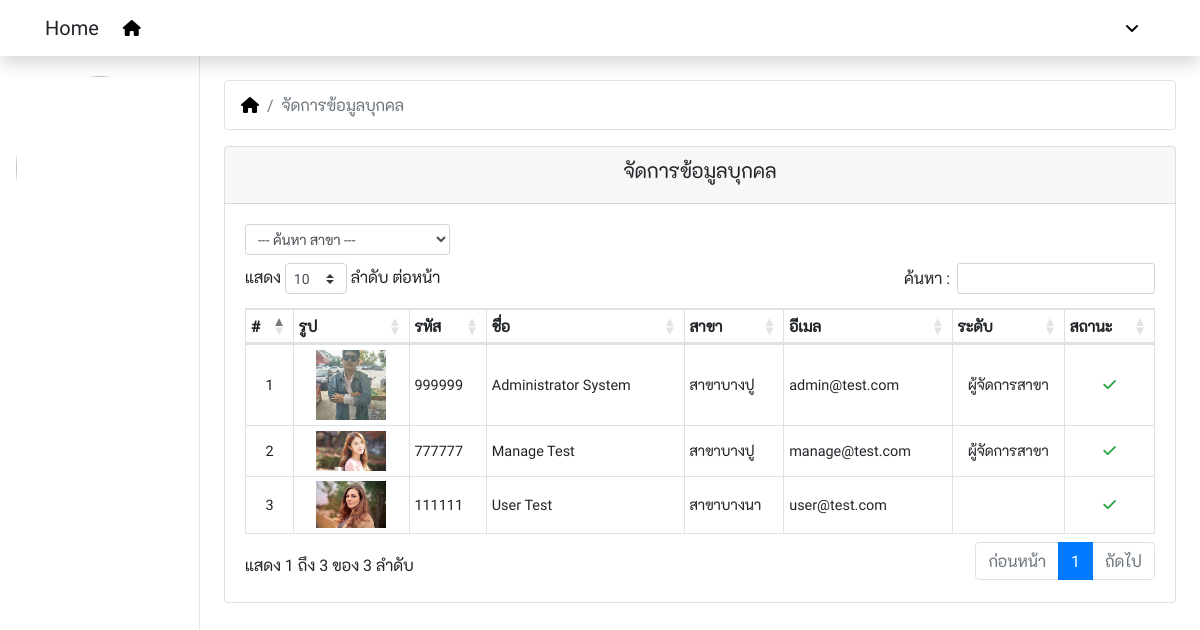
The page /users.php on the database its author committed.
### tables this page shows
CREATE TABLE `ex_user` (
  `user_id` int(11) NOT NULL,
  `user_code` varchar(20) NOT NULL,
  `user_name` varchar(100) NOT NULL,
  `user_surname` varchar(100) NOT NULL,
  `user_picture` varchar(20) NOT NULL,
  `user_nickname` varchar(50) NOT NULL,
  `dep_id` int(11) NOT NULL,
  `user_email` varchar(100) NOT NULL,
  `user_telephone` varchar(50) NOT NULL,
  `user_mobile` varchar(50) NOT NULL,
  `user_line` varchar(50) NOT NULL,
  `user_level` int(11) NOT NULL DEFAULT '1',
  `user_status` int(1) NOT NULL DEFAULT '1',
  `user_create` varchar(50) NOT NULL,
  `user_update` timestamp NOT NULL DEFAULT CURRENT_TIMESTAMP ON UPDATE CURRENT_TIMESTAMP
);

CREATE TABLE `ex_login` (
  `login_id` int(11) NOT NULL,
  `user_code` varchar(20) NOT NULL,
  `user_username` varchar(50) NOT NULL,
  `user_password` varchar(100) NOT NULL,
  `login_create` varchar(50) NOT NULL,
  `login_update` timestamp NOT NULL DEFAULT CURRENT_TIMESTAMP ON UPDATE CURRENT_TIMESTAMP
);

CREATE TABLE `ex_department` (
  `dep_id` int(11) NOT NULL,
  `dep_name` varchar(200) NOT NULL,
  `dep_status` int(1) NOT NULL DEFAULT '1',
  `dep_create` varchar(50) NOT NULL,
  `dep_update` timestamp NOT NULL DEFAULT CURRENT_TIMESTAMP ON UPDATE CURRENT_TIMESTAMP
);

### users.php (the view, shortened to what this page needs)
<?php
  include_once 'config/connection.php';
  include_once 'config/function.php';
  $act = isset($_GET['act']) ? $_GET['act'] : 'index';
?>
<!DOCTYPE html>
<html lang="en">
<head>
  <link rel="stylesheet" href="node_modules/bootstrap/dist/css/bootstrap.min.css">
  <link rel="stylesheet" href="node_modules/@fortawesome/fontawesome-pro/css/all.min.css">
  <link rel="stylesheet" href="node_modules/datatables.net-bs4/css/dataTables.bootstrap4.min.css">
  <link rel="stylesheet" href="public/css/custom.css">
</head>
<body>
  <?php include_once 'inc/navbar.php' ?>
  <div class="container-fluid">
    <div class="row">
      <?php include_once 'inc/sidemenu.php' ?>
      <main role="main" class="col-xl-10 col-md-9 ml-sm-auto px-4">
        <?php
          if($act == 'index'):
        ?>
        <nav>
          <ol class="breadcrumb bg-white border">
            <li class="breadcrumb-item">
              <a href="request.php"><i class="fas fa-home"></i></a>
            </li>
            <li class="breadcrumb-item active">
            จัดการข้อมูลบุกคล
            </li>
          </ol>
        </nav>
        <div class="row justify-content-center">
          <div class="col-12">
            <div class="card">
              <div class="card-header">
                <h5 class="text-center">จัดการข้อมูลบุกคล</h5>
              </div>
              <div class="card-body">
                <div class="row">
                  <div class="col-xl-3 col-md-6 mb-2">
                    <select class="form-control form-control-sm"
                      onChange="location = this.options[this.selectedIndex].value;">
                      <option value="users.php?dep="
                        <?php if(empty($_GET['dep'])) echo 'selected' ?>>--- ค้นหา สาขา ---</option>
                    </select>
                  </div>
                </div>
                <div class="row">
                  <div class="col-12">
                    <div class="table-responsive">
                      <table id="data" class="table table-bordered table-hover table-sm">
                        <thead>
                          <tr>
                            <th>#</th>
                            <th>รูป</th>
                            <th>รหัส</th>
                            <th>ชื่อ</th>
                            <th>สาขา</th>
                            <th>อีเมล</th>
                            <th>ระดับ</th>
                            <th>สถานะ</th>
                          </tr>
                        </thead>
                        <tbody>
                          <?php
                            @$getDep = $_GET['dep'];
                            $users = getFilterUser($getDep);
                            foreach($users as $key => $row):
                          ?>
                          <tr>
                            <td><?php echo $key+1 ?></td>
                            <td>
                              <img src="public/images/users/<?php echo $row['user_picture'] ? $row['user_picture'] : 'no_picture.jpg' ?>" alt="" class="picture-show img-fluid">
                            </td>
                            <td class="text-left"><?php echo $row['user_code'] ?></td>
                            <td class="text-left"><?php echo getUserFullname($row['user_code']) ?></td>
                            <td class="text-left"><?php echo getDepartmentName($row['dep_id']) ?></td>
                            <td class="text-left"><?php echo $row['user_email'] ?></td>
                            <td><?php getUserLevelName($row['user_level']) ?></td>
                            <td>
                              <?php echo ($row['user_status'] == 1
                                ? '<i class="fas fa-check text-success"></i>'
                                : '<i class="fas fa-times-circle text-danger"></i>')
                              ?>
                            </td>
                          </tr>
                          <?php
                            endforeach;
                          ?>
                        </tbody>
                      </table>
                    </div>
                  </div>
                </div>
              </div>
            </div>
          </div>
        </div>
        <?php
          endif;
        ?>
      </main>
    </div>
  </div>
</body>
</html>

### inc/navbar.php (shortened to what this page needs)
<nav class="navbar navbar-expand-lg bg-white fixed-top flex-md-nowrap shadow">
  <div class="container">
    <span class="navbar-brand">Home</span>
    <div class="collapse navbar-collapse" id="navbarMenu">
      <ul class="navbar-nav mr-auto">
        <li class="nav-item">
          <a class="nav-link" href="request.php">
            <i class="fas fa-home"></i>
          </a>
        </li>
      </ul>
      <ul class="navbar-nav ml-auto">
        <li class="nav-item dropdown">
          <a class="nav-link" href="javascript:void(0)" data-toggle="dropdown">
            <i class="fa fa-angle-down px-2"></i>
          </a>
        </li>
      </ul>
    </div>
  </div>
</nav>

### inc/sidemenu.php (shortened to what this page needs)
<nav class="col-xl-2 col-md-3 d-none d-md-block sidebar">
  <div class="sidebar-sticky">
    <ul class="nav flex-column">
      <li class="nav-item">
        <img class="nav-link img-fluid picture-profile mx-auto d-block"
          src="public/images/users/<?php echo getUserPicture($_SESSION['user_code']) ?>" alt="">
      </li>
      <li class="nav-item">
        <h4 class="nav-link text-center">
        </h4>
      </li>
    </ul>
  </div>
</nav>

### config/function.php (shortened to what this page needs)
<?php
  function getUserPicture($code){
    global $dbcon;
    $data = [$code];
    $sql = "SELECT user_picture FROM ex_user WHERE user_code = ?";
    $stmt = $dbcon->prepare($sql);
    $stmt->execute($data);
    $row = $stmt->fetch();
    $get = $row['user_picture'];
    return $get;
  }
  function getUserLevelName($code){
    switch ($code) {
      case '69':
        echo 'ผู้จัดการสาขา';
        break;
    }
  }
  function getDepartmentName($id){
    global $dbcon;
    $data = [$id];
    $sql = "SELECT dep_name FROM ex_department WHERE dep_id = ?";
    $stmt = $dbcon->prepare($sql);
    $stmt->execute($data);
    $row = $stmt->fetch();
    $get = $row['dep_name'];
    return $get;
  }
  function getFilterUser($dep){
    global $dbcon;
    $filter_dep = ($dep ? '= '.$dep : 'IS NOT NULL');
    $sql = "SELECT *
      FROM ex_user user
      LEFT JOIN ex_login login
      ON user.user_code = login.user_code
      WHERE dep_id $filter_dep
      ORDER BY user_status DESC,user_level DESC,user_id ASC";
    $stmt = $dbcon->prepare($sql);
    $stmt->execute();
    return $stmt;
  }
  function getUserFullname($code){
    global $dbcon;
    $data = [$code];
    $sql = "SELECT user_name,user_surname FROM ex_user WHERE user_code = ?";
    $stmt = $dbcon->prepare($sql);
    $stmt->execute($data);
    $row = $stmt->fetch();
    $get = ucfirst($row['user_name']).' '.ucfirst($row['user_surname']);
    return $get;
  }
?>

### public/css/custom.css (style rules this page uses)
body { font-family: 'robotoregular', 'k2dregular', Tahoma; }
td, tr { white-space: normal; text-align: center; vertical-align: middle !important; font-size: 0.95em; }
a { color: #000; }
.active , .active a { color: #DC3545; }
.sidebar { position: fixed; top: 0; bottom: 0; left: 0; z-index: 100; padding: 60px 0 0; box-shadow: inset -1px 0 0 rgba(0, 0, 0, .1); }
.sidebar-sticky { position: relative; top: 0; height: calc(100vh - 60px); padding-top: .5rem; overflow-x: hidden; overflow-y: auto; }
.picture-profile { width: 200px; height: 200px; border-radius: 50%; object-fit: cover; }
.picture-show { width: 70px; height: auto; }
[role="main"] { padding-top: 80px; }

### rows shown on the page
ex_user: user_picture (picture), ex_login.user_code "999999", getUserFullname($row['user_code']) "Administrator System", dep.dep_name "สาขาบางปู", user_email "admin@test.com", user_level "ผู้จัดการสาขา", user_status 1 (drawn)
ex_user: user_picture (picture), ex_login.user_code "777777", getUserFullname($row['user_code']) "Manage Test", dep.dep_name "สาขาบางปู", user_email "manage@test.com", user_level "ผู้จัดการสาขา", user_status 1 (drawn)
ex_user: user_picture (picture), ex_login.user_code "111111", getUserFullname($row['user_code']) "User Test", dep.dep_name "สาขาบางนา", user_email "user@test.com", user_status 1 (drawn)
